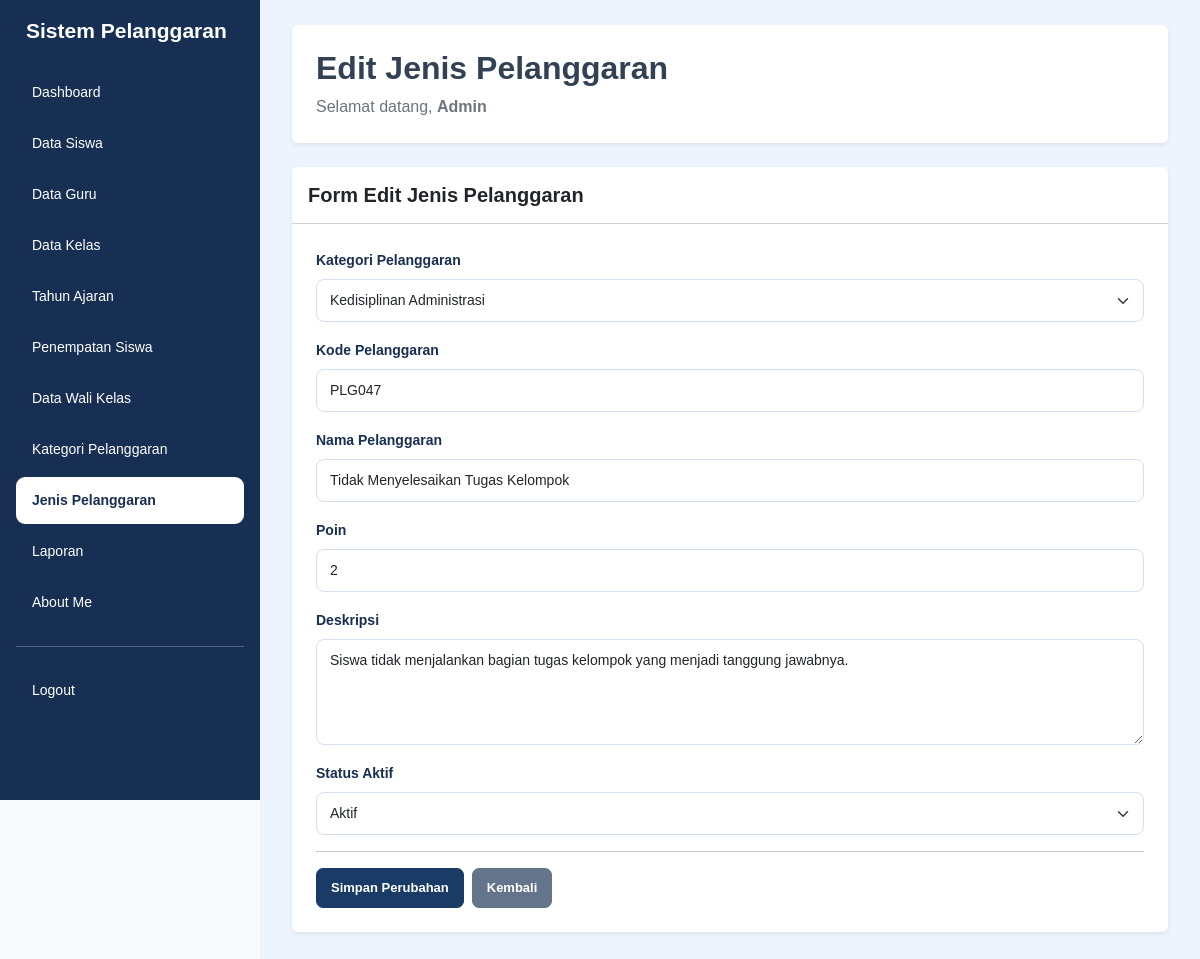
Screenshot of /edit_jenis_pelanggaran.php?id=47 (signed in) with the database file from the repository.
### tables this page shows
CREATE TABLE `t_pelanggaran` (
  `id` int(11) NOT NULL,
  `pelanggaran_kategori_id` int(11) NOT NULL,
  `kode` varchar(30) NOT NULL,
  `nama` varchar(150) NOT NULL,
  `poin` int(11) NOT NULL,
  `deskripsi` text NOT NULL,
  `status_aktif` tinyint(1) NOT NULL,
  `created_at` timestamp NOT NULL DEFAULT current_timestamp(),
  `updated_at` timestamp NOT NULL DEFAULT current_timestamp()
);

CREATE TABLE `t_pelanggaran_kategori` (
  `id` int(11) NOT NULL,
  `nama` varchar(100) NOT NULL,
  `deskripsi` text NOT NULL,
  `status_aktif` tinyint(1) NOT NULL,
  `created_at` timestamp NOT NULL DEFAULT current_timestamp(),
  `updated_at` timestamp NOT NULL DEFAULT current_timestamp()
);

### edit_jenis_pelanggaran.php (the view, shortened to what this page needs)
<?php
include 'config/koneksi.php';
$name = $_SESSION['name'] ?? 'Admin';
$halaman = basename($_SERVER['PHP_SELF']);
$id = (int) $_GET['id'];
$query = mysqli_query($koneksi, "SELECT * FROM t_pelanggaran WHERE id = '$id'");
$data = mysqli_fetch_assoc($query);
$kategori = mysqli_query($koneksi, "SELECT * FROM t_pelanggaran_kategori");
?>
<!DOCTYPE html>
<html lang="id">
<head>
    <link href="https://cdn.jsdelivr.net/npm/bootstrap@5.3.8/dist/css/bootstrap.min.css" rel="stylesheet">
    <link rel="stylesheet" href="style/style.css">
</head>
<body class="bg-light">
<div class="container-fluid">
    <div class="row">
        <div class="sidebar col-md-3 col-lg-2 position-fixed top-0 start-0 vh-100 p-3 overflow-auto">
            <h4 class="text-white mb-4">Sistem Pelanggaran</h4>
            <ul class="nav nav-pills flex-column gap-1">
                <li class="nav-item">
                    <a href="dashboard.php" class="nav-link text-white">Dashboard</a>
                </li>
                <li class="nav-item">
                    <a href="data_siswa.php" class="nav-link text-white">Data Siswa</a>
                </li>
                <li class="nav-item">
                    <a href="data_guru.php" class="nav-link text-white">Data Guru</a>
                </li>
                <li class="nav-item">
                    <a href="data_kelas.php" class="nav-link text-white">Data Kelas</a>
                </li>
                <li class="nav-item">
                    <a href="data_tahun_ajaran.php" class="nav-link text-white">Tahun Ajaran</a>
                </li>
                <li class="nav-item">
                    <a href="data_penempatan_siswa.php" class="nav-link text-white">Penempatan Siswa</a>
                </li>
                <li class="nav-item">
                    <a href="data_wali_kelas.php" class="nav-link text-white">Data Wali Kelas</a>
                </li>
                <li class="nav-item">
                    <a href="data_kategori_pelanggaran.php" class="nav-link text-white">Kategori Pelanggaran</a>
                </li>
                <li class="nav-item">
                    <a href="data_jenis_pelanggaran.php"
                       class="nav-link <?= $halaman == 'edit_jenis_pelanggaran.php' ? 'active' : 'text-white'; ?>">
                        Jenis Pelanggaran
                    </a>
                </li>
                <li class="nav-item">
                    <a href="laporan.php" class="nav-link text-white">Laporan</a>
                </li>
                <li class="nav-item">
                    <a href="about_me.php" class="nav-link text-white">About Me</a>
                </li>
                <hr class="border-white">
                <li class="nav-item">
                    <a href="logout.php" class="nav-link text-white">Logout</a>
                </li>
            </ul>
        </div>
        <main class="content-main">
            <div class="page-content">
                <div class="bg-white rounded shadow-sm p-4 mb-4">
                    <h2 class="fw-bold">Edit Jenis Pelanggaran</h2>
                    <p class="text-secondary mb-0">
                        Selamat datang,
                        <b><?= htmlspecialchars($name); ?></b>
                    </p>
                </div>
                <div class="card shadow-sm border-0">
                    <div class="card-header bg-white py-3">
                        <h5 class="mb-0 fw-bold">Form Edit Jenis Pelanggaran</h5>
                    </div>
                    <div class="card-body p-4">
                        <form action="proses_edit_jenis_pelanggaran.php" method="POST">
                            <div class="mb-3">
                                <label class="form-label">Kategori Pelanggaran</label>
                                <select name="pelanggaran_kategori_id" class="form-select" required>
                                    <?php while ($kat = mysqli_fetch_assoc($kategori)) { ?>
                                        <option value="<?= htmlspecialchars($kat['id']); ?>"
                                            <?= ($data['pelanggaran_kategori_id'] == $kat['id']) ? 'selected' : ''; ?>>
                                            <?= htmlspecialchars($kat['nama']); ?>
                                        </option>
                                    <?php } ?>
                                </select>
                            </div>
                            <div class="mb-3">
                                <label class="form-label">Kode Pelanggaran</label>
                                <input type="text" name="kode" class="form-control"
                                       value="<?= htmlspecialchars($data['kode']); ?>" required>
                            </div>
                            <div class="mb-3">
                                <label class="form-label">Nama Pelanggaran</label>
                                <input type="text" name="nama" class="form-control"
                                       value="<?= htmlspecialchars($data['nama']); ?>" required>
                            </div>
                            <div class="mb-3">
                                <label class="form-label">Poin</label>
                                <input type="number" name="poin" class="form-control"
                                       value="<?= htmlspecialchars($data['poin']); ?>"
                                       min="0" required>
                            </div>
                            <div class="mb-3">
                                <label class="form-label">Deskripsi</label>
                                <textarea name="deskripsi" class="form-control" rows="4"><?= htmlspecialchars($data['deskripsi'] ?? ''); ?></textarea>
                            </div>
                            <div class="mb-3">
                                <label class="form-label">Status Aktif</label>
                                <select name="status_aktif" class="form-select" required>
                                    <option value="1"
                                        <?= ((string) $data['status_aktif'] === '1') ? 'selected' : ''; ?>>
                                        Aktif
                                    </option>
                                </select>
                            </div>
                            <hr>
                            <div class="d-flex gap-2 mt-3">
                                <button type="submit" name="update" class="btn btn-primary">
                                    Simpan Perubahan
                                </button>
                                <a href="data_jenis_pelanggaran.php" class="btn btn-secondary">
                                    Kembali
                                </a>
                            </div>
                        </form>
                    </div>
                </div>
            </div>
        </main>
    </div>
</div>
</body>
</html>

### style/style.css (style rules this page uses)
* { box-sizing: border-box; }
html { width: 100%; min-height: 100%; overflow-x: hidden; }
body { width: 100%; min-height: 100vh; margin: 0; padding: 0; font-family: Arial, Helvetica, sans-serif; background-color: #edf4fd; color: #334155; }
a { text-decoration: none; }
.sidebar { position: fixed !important; top: 0; left: 0; width: 260px !important; max-width: 260px !important; height: 100vh; padding: 24px 15px; background-color: #172f52 !important; z-index: 1001; overflow-y: auto; overflow-x: hidden; flex: none !important; }
.sidebar h4 { color: #ffffff; font-size: 21px; font-weight: 700; margin: 0 0 38px; padding: 0 10px; line-height: 1.4; }
.sidebar .nav { display: flex; flex-direction: column; gap: 7px; }
.sidebar .nav-item { width: 100%; }
.sidebar .nav-link { display: block; width: 100%; padding: 13px 16px; border-radius: 9px; color: #e2eaf6; font-size: 14px; font-weight: 500; transition: all 0.2s ease; }
.sidebar .nav-link.active { background-color: #ffffff !important; color: #172f52 !important; font-weight: 700; }
.content-main { display: block !important; position: relative; width: calc(100% - 260px) !important; max-width: none !important; min-height: 100vh; margin-left: 260px !important; margin-right: 0 !important; padding: 25px 32px 35px !important; background-color: #edf4fd; overflow-x: hidden; }
.btn { display: inline-flex; justify-content: center; align-items: center; border-radius: 7px; padding: 9px 14px; font-size: 13px; font-weight: 600; white-space: nowrap; transition: all 0.2s ease; }
.btn-primary { background-color: #193b65; border-color: #193b65; color: #ffffff; }
.btn-secondary { background-color: #64748b; border-color: #64748b; color: #ffffff; }
.form-label { color: #172f52; font-size: 14px; font-weight: 600; }
.form-control, .form-select { padding: 10px 13px; border: 1px solid #d5e0ee; border-radius: 8px; font-size: 14px; }
@media (min-width: 768px) { .content-main { padding-top: 25px !important; } }

### rows the page displays
t_pelanggaran: pelanggaran_kategori_id "Kedisiplinan Administrasi", kode "PLG047", nama "Tidak Menyelesaikan Tugas Kelompok", poin "2", deskripsi "Siswa tidak menjalankan bagian tugas kelompok yang menjadi tanggung jawabnya.", status_aktif "Aktif"

### other values shown
$name "Admin"
